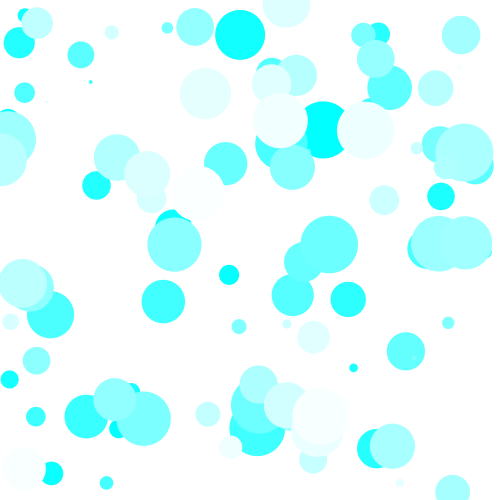
Frame 1 (no input)
Frame 60 (the mouse pressed at the canvas centre just before this capture): identical to frame 1, image omitted
Frame 120 (the mouse held since frame 60 and released just before this capture): identical to frame 1, image omitted

The Processing sketch that drew this single still picture (run headless with seeded random() and noise(); from frame 60 on, the mouse is pressed at the canvas centre):

// Processing sketch: processing_105721
// ── processing_105721.pde

int ellipseNumb = 100;
float ellipseX[] = new float[ellipseNumb];
float ellipseY[] = new float[ellipseNumb];
float ellipseSize[] = new float[ellipseNumb];


void setup() {

  size(500, 500);
  noStroke();

  
  for (int i = 0; i < ellipseNumb; i++) {
    ellipseX[i] = random(0, width);
    ellipseY[i] = random(0, height);
    colorMode(RGB, 100);
    ellipseSize[i] = random(0, 60);
  }
}

void draw() {

    background(100); 
    for (int i = 0; i < ellipseNumb; i++) {
    fill(i, 100, 200);
    ellipse(ellipseX[i], ellipseY[i], ellipseSize[i], ellipseSize[i]);
 
  }
}
